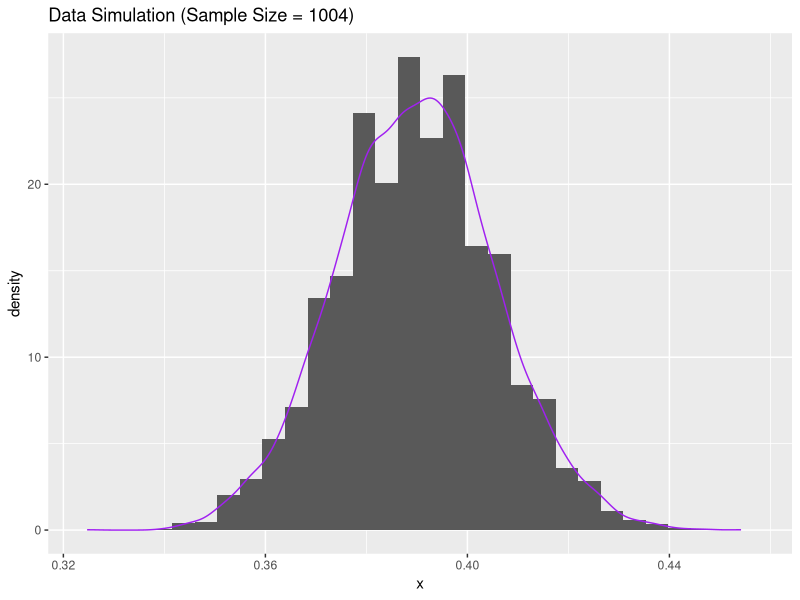
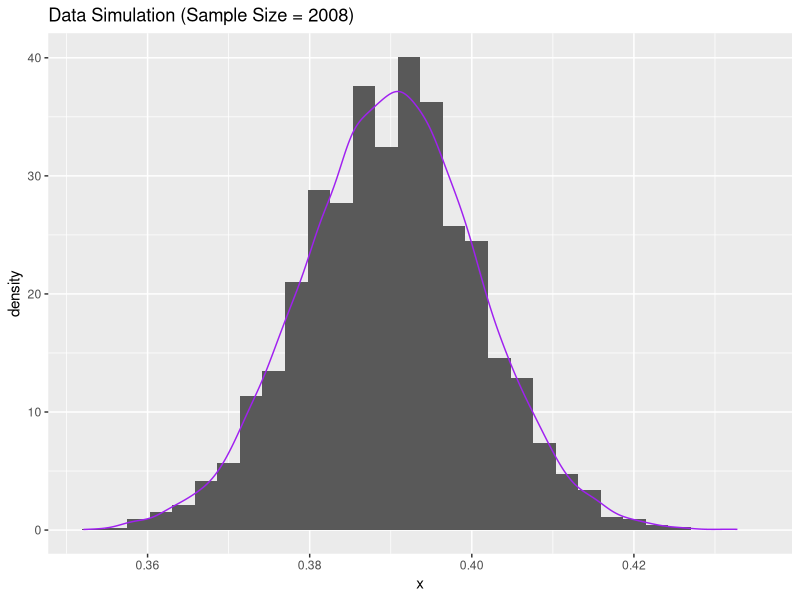
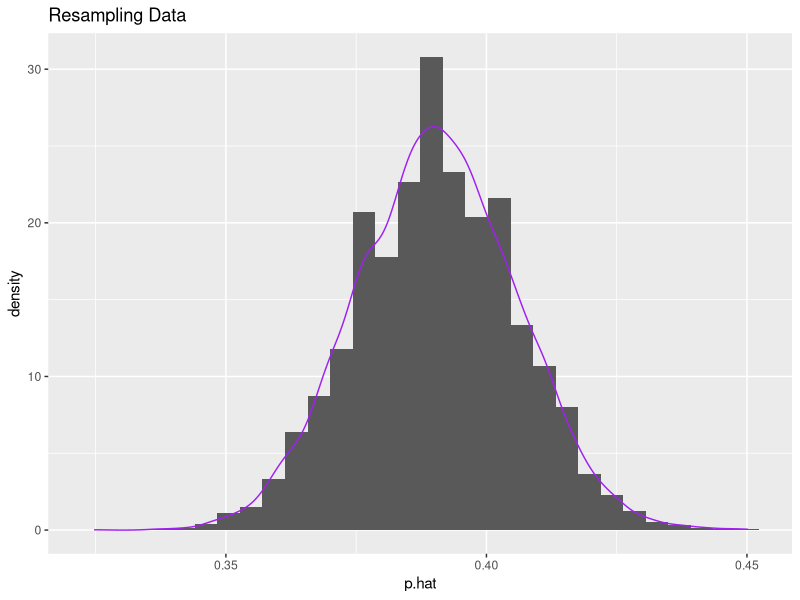

These charts were generated, in order, by the following R code: (Note: a time limit stopped this script after it produced the figures.)
####################################################################################################
# Lab 10

library(tidyverse)
####################################################################################################
# Task 1: Basic Simulation

# Use rbinom() to generate data
data_simulation_1 <- tibble(x=rbinom(10000, size = 1004, prob = 0.39)) /1004

# Plot a histogram of the data
ggplot(data = data_simulation_1, aes(x = x)) +
  geom_histogram(
    aes(y = ..density..),  
  ) +
  geom_density(
    color = "purple"
  ) +
  ggtitle("Data Simulation (Sample Size = 1004)")

# Shape is unimodal and centered around x=0.39 
# mean(data_simulation_1$x)


# What is the range of the middle 95%?

lower_bound <- quantile(data_simulation_1$x, 0.025) 
upper_bound <- quantile(data_simulation_1$x, 0.975) 
middle_range <- upper_bound - lower_bound

# Range of middle 95% is ~0.06

margin_of_error = middle_range/2

# Margin of error is ~0.03

# This margin of error of ~3% is better than Gallup's margin of error of 4%


###########################################################

# Task 1 Part 2: Repeat Simulation for Double Sample Size 

data_simulation_2 <- tibble(x=rbinom(10000, size = 1004*2, prob = 0.39)) /(1004*2)

# Plot a histogram of the data
ggplot(data = data_simulation_2, aes(x = x)) +
  geom_histogram(
    aes(y = ..density..),  
  ) +
  geom_density(
    color = "purple"
  ) + 
  ggtitle("Data Simulation (Sample Size = 2008)")

# What do we notice about the shape?
# Shape is unimodal and centered around x=0.39 
# mean(data_simulation_2$x)


# What is the range of the middle 95%?

lower_bound_2 <- quantile(data_simulation_2$x, 0.025) 
upper_bound_2 <- quantile(data_simulation_2$x, 0.975) 
middle_range_2 <- upper_bound_2 - lower_bound_2

# Range is ~0.06

margin_of_error_2 = middle_range_2/2

# Margin of error is ~2%

# This margin of error of ~2% is about equal to Gallup's margin of error of 2%



####################################################################################################
# Task 2: Resampling

# Create a df containing data from Gallup Survey

gallup_data <- tibble(
  response = c(rep(1, 392), rep(2, 592), rep(0, 20))
)

# Perform Resampling
R = 10000
resamples <- tibble(p.hat = numeric(R))

for( i in 1:R){
  # Take a resample
  resample <- sample(x = gallup_data$response,
                     size = 1004,
                     replace = T) 
  resamples$p.hat[i] <- mean(resample==1)
}

# Plot a histogram of the resampling data
ggplot(data = resamples, aes(x = p.hat)) +
  geom_histogram(
    aes(y = ..density..),  
  ) +
  geom_density(
    color = "purple"
  ) + 
  ggtitle("Resampling Data")

# What do we notice about the shape?
# Shape is unimodal and centered around x=0.39

# What is the range of the middle 95%?
lower_boundR <- quantile(resamples$p.hat, 0.025) 
upper_boundR <- quantile(resamples$p.hat, 0.975) 
middle_rangeR <- upper_boundR - lower_boundR
# Range of middle 95% is ~0.06

# What is the margin of error?
margin_of_error_R = middle_rangeR/2
# Margin of error is ~3%
# This margin of error of ~3% is better than Gallup's margin of error of 4%

####################################################################################################
# Task 3: Simulation over n and p

###########################################################

# Simulation over n and p
n <- seq(from = 100, to = 3000, by = 10)
p <- seq(from = 0.01, to = 0.99, by = 0.01)

# Create initial tibble
results_tibble <- tibble(
  n = integer(),
  p = numeric(),
  margin_error = numeric()
)

# Run simulations and save results
for (i in 1:length(n)) {
  for (j in 1:length(p)) {
    
    current_n <- n[i]
    current_p <- p[j]
    
    # Generate 10000 simulations for current sample size
    simulations <- rbinom(10000, size = current_n, prob = current_p) / current_n
    
    # Calculate percentiles
    lower_bound <- quantile(simulations, 0.025)
    upper_bound <- quantile(simulations, 0.975)
    
    # Calculate margin of error
    current_margin_error <- (upper_bound - lower_bound) / 2
    
    # Add row to the tibble
    results_tibble <- results_tibble %>%
      add_row(
        n = current_n,
        p = current_p,
        margin_error = current_margin_error
      )
  }
}

###########################################################
# Create a geom_raster() plot

raster_simulation <- ggplot(results_tibble, aes(x = p, y = n, fill = margin_error)) +
  geom_raster(interpolate = TRUE) +
  scale_fill_viridis_c("Margin of Error", limits=c(0, 0.11))+
  scale_y_continuous(expand = c(0, 0), breaks = seq(500, 3000, 500)) +
  scale_x_continuous(expand = c(0, 0), breaks = seq(0, 1, 0.1)) +
  labs(
    title = "Margin of Error for Different Sample Sizes and Probabilities",
    subtitle = "Based on 10,000 binomial simulations per parameter combination",
    x = "Probability (p)",
    y = "Sample Size (n)"
  ) +
  theme_minimal() +
  theme(
    legend.position = "right",
    panel.grid.minor = element_blank(),
    plot.title = element_text(face = "bold"),
    axis.text = element_text(size = 9)
  )

####################################################################################################
# Task 4: Actual Margin of Error Calculation
n <- seq(from = 100, to = 3000, by = 10)
p <- seq(from = 0.01, to = 0.99, by = 0.01)
z <- qnorm(0.975)  # z-score for 95% confidence

# Create initial tibble
results_tibble_math <- tibble(
  n = integer(),
  p = numeric(),
  margin_error = numeric()  # Using consistent column name
)

# Run calculations and save results
for (i in 1:length(n)) {
  for (j in 1:length(p)) {
    
    current_n <- n[i]
    current_p <- p[j]
    
    # Calculate Wilson margin of error
    numerator <- z * sqrt((current_n * current_p * (1-current_p)) + (z^2)/4)
    denominator <- current_n + (z^2)
    Wilson_MOE <- numerator / denominator
    
    # Add row to the tibble
    results_tibble_math <- results_tibble_math %>%
      add_row(
        n = current_n,
        p = current_p,
        margin_error = Wilson_MOE  
      )
  }
}

###########################################################
# Create a geom_raster() plot using the Wilson margin of error calculations

raster_math <- ggplot(results_tibble_math, aes(x = p, y = n, fill = margin_error)) +
  geom_raster(interpolate = TRUE) +
  scale_fill_viridis_c("Margin of Error", limits=c(0, 0.11))+
  scale_y_continuous(expand = c(0, 0), breaks = seq(500, 3000, 500)) +
  scale_x_continuous(expand = c(0, 0), breaks = seq(0, 1, 0.1)) +
  labs(
    title = "Wilson Margin of Error for Different Sample Sizes and Proportions",
    subtitle = "95% Confidence Level",
    x = "Proportion (p)",
    y = "Sample Size (n)"
  ) +
  theme_minimal() +
  theme(
    legend.position = "right",
    panel.grid.minor = element_blank(),
    plot.title = element_text(face = "bold"),
    axis.text = element_text(size = 9)
  )

# Combine plots
library(patchwork)
combined_plot <- (raster_simulation + raster_math)
combined_plot

# Checking work

(mean(results_tibble$margin_error))
(mean(results_tibble_math$margin_error))
